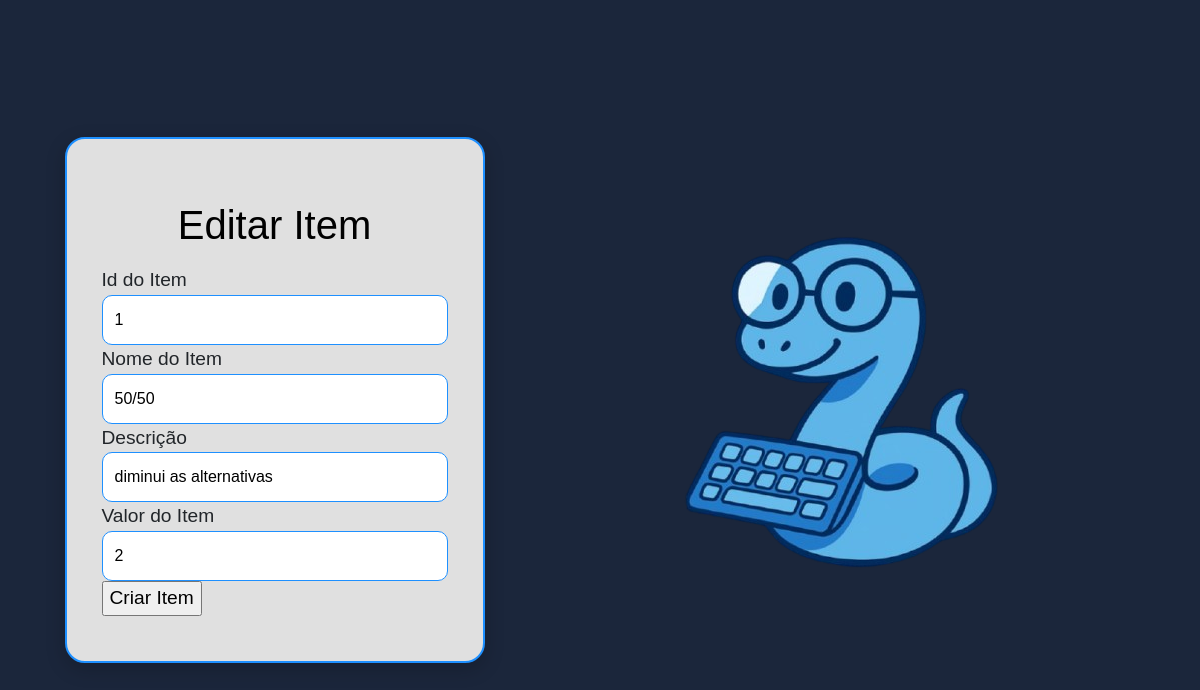
/item/editar/1, run on the app's committed database.
### models/ItemModel.py (models this page shows, shortened)
class ItemModel(bd.Model):
   __tablename__ = 'Item'
   idItem = bd.Column(bd.Integer, primary_key=True, autoincrement=True)
   nome = bd.Column(bd.String(25), nullable=False)
   descricao = bd.Column(bd.String(99), nullable=False)
   valor = bd.Column(bd.Integer, nullable=False)

### views_mundo.py (the view)
@app.route('/item/editar/<int:idItem>')
def editarItem(idItem):
    oItemController = ItemController()
    return oItemController.editarItem(idItem)

### helpers.py
class FormularioItem(FlaskForm):
    idItem = IntegerField("Id do Item", validators= [DataRequired()])
    nome = StringField("Nome do Item", validators=[DataRequired(), Length(min=1, max = 30)])
    descricao = StringField("Descrição", validators=[DataRequired(), Length(min=1, max=99)])
    valor = IntegerField("Valor do Item", validators=[DataRequired()])
    enviar = SubmitField("Criar Item")

### app.py (called while the page is built)
@event.listens_for(Engine, "connect")
def set_sqlite_pragma(dbapi_connection, connection_record):
    cursor = dbapi_connection.cursor()
    cursor.execute("PRAGMA foreign_keys=ON")
    cursor.close()

### controllers/ItemController.py (called while the page is built)
    def editarItem(self, idItem):
        oItemService = ItemService()
        return oItemService.editarItem(idItem)

### dao/ItemDao.py (called while the page is built)
    def carregarItemPorId(self, idItem):
        return ItemModel.query.get(idItem)

### service/ItemService.py (called while the page is built)
    def editarItem(self, idItem):
        from helpers import FormularioItem
        oItemDao = ItemDao()
        oItemView = ItemView()
        item = oItemDao.carregarItemPorId(idItem)
        form = FormularioItem(obj=item)
        return oItemView.editarItem(form)

### views/ItemView.py (called while the page is built)
    def editarItem(self, form):
        return render_template('cadastroItem.html', form=form, titulo='Editar Item', aoEnviar='alterarItem')

### templates/cadastroItem.html (shortened to what this page needs)
{% extends "template.html" %}
{%block cabecalho%}
    <link rel="stylesheet" href="{{url_for('static', filename ='styles/login.css')}}"/>
 {%endblock%}
{%block corpo%}
<main class="container-main">
    <div class="container-principal">
            <h1>{{ titulo }}</h1>
            <form action = "{{url_for(aoEnviar)}}" method="post">
                {{ form.idItem.label() }}
                {{ form.idItem(class="barra") }}
                {{ form.nome.label() }}
                {{ form.nome(class="barra") }}
                {{ form.descricao.label() }}
                {{ form.descricao(class="barra") }}
                {{ form.valor.label() }}
                {{ form.valor(class="barra") }}
                {{ form.enviar(class="button") }}
            </form>
        </div>
             <div>
                        <img src="../static/imagens/mascote.png" alt="">
                </div>
</main>
{%endblock%}

### static/styles/login.css (style rules this page uses)
:root { --preto: #000; --azul-claro: lightblue; --branco: #E0E0E0; --azul-diferente: #1E90FF; --azul: blue; --preto-diferente: rgba(0,0,0,0.2); --cor-fundo: #1B263B; }
body { font-family: 'Arial', sans-serif; margin: 0; height: 100vh; font-size: 1.2rem; display: flex; align-items: center; justify-content: center; background-color: var(--cor-fundo); }
.container-main { display: flex; align-items: center; justify-content: center; gap: 80px; flex-wrap: wrap; padding: 20px; }
.container-principal { display: flex; flex-direction: column; align-items: center; gap: 5%; padding: 45px 35px; border-radius: 20px; background-color: var(--branco); box-shadow: 0px 6px 20px var(--preto-diferente); width: 420px; border: 2px solid var(--azul-diferente); }
h1 { color: var(--preto); margin: 17px 0px; font-size:2.5rem; }
.barra { width: 100%; border-radius: 10px; font-size: 16px; border: 1px solid var(--azul-diferente); padding: 12px; color: var(--preto); transition: 0.2s; }
input::placeholder { color: var(--preto); opacity: 0.7; }

### data on the page
ItemModel: idItem "1", nome "50/50", descricao "diminui as alternativas", valor "2"

### other printed values
{{ titulo }} "Editar Item"
